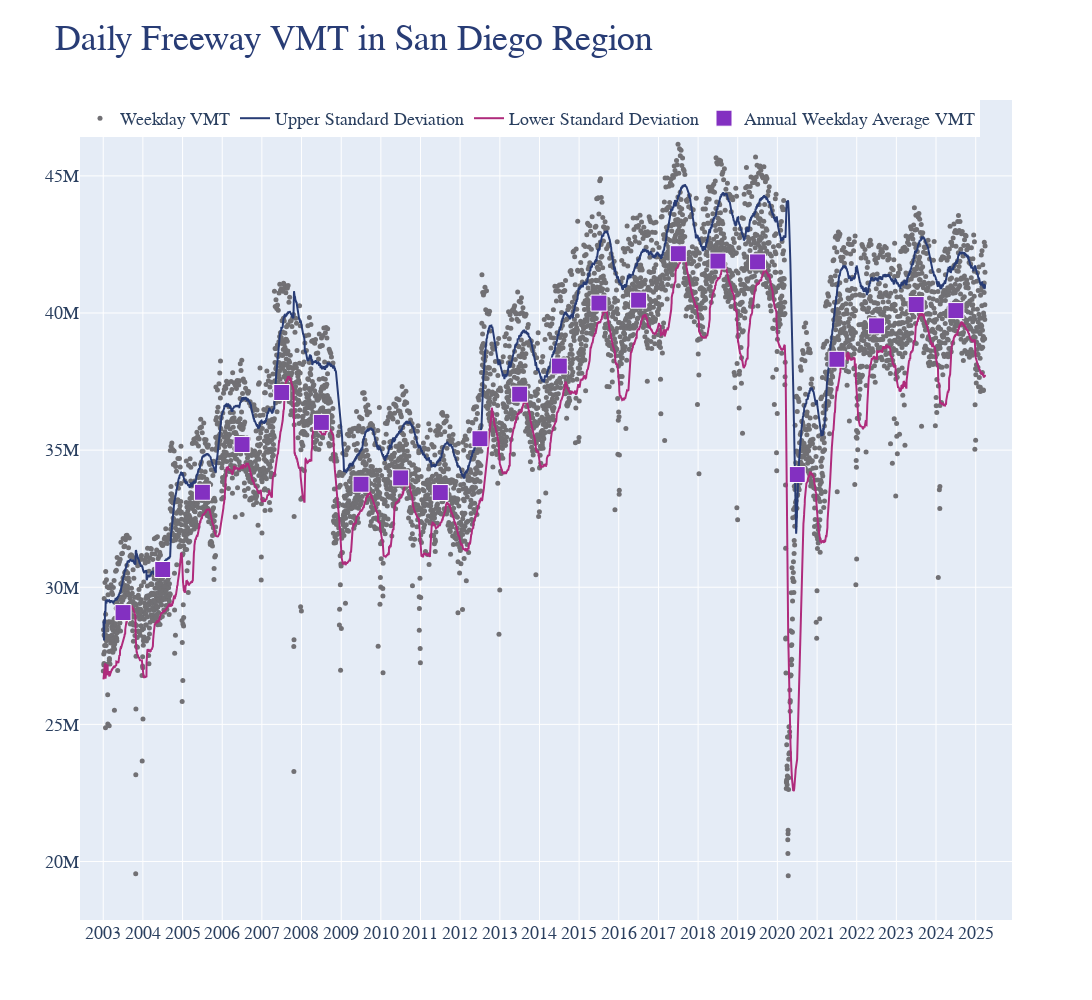

This figure's notebook cell:
### Code cell
figure = subp.make_subplots(
    rows=1, 
    cols=1,
    specs=[
        [{"type": "scatter"}],
    ],
)
figure.update_layout(
    {
        "hoversubplots": "axis",
        "title": "Daily Freeway VMT in San Diego Region",
        "hovermode": "x",
        "height": 1000,
        "width": 1_800,
        "grid": dict(rows=2, columns=1),
    }
)

figure.add_trace(
    go.Scatter(
        x=daily_vmt.filter((~pl.col("is_weekend") & ~pl.col("is_holiday")))["date"],
        y=daily_vmt.filter((~pl.col("is_weekend") & ~pl.col("is_holiday")))["vmt"],
        mode="markers",
        name="Weekday VMT",
        marker=dict(color='#717074', size=5),
        hovertemplate="Date: %{x|%Y-%m-%d}<br>Day: %{x|%A}<br>VMT: %{y:.3s}"
    )
)

figure.add_trace(
    go.Scatter(
        x=rolling_vmt["date"],
        y=rolling_vmt["upper"],
        mode="lines",
        name="Upper Standard Deviation",
        line=dict(color="#283C75", width=2),
        hovertemplate="Date: %{x|%Y-%m-%d}<br>Day: %{x|%A}<br>VMT: %{y:.3s}",
    )
)

figure.add_trace(
    go.Scatter(
        x=rolling_vmt["date"],
        y=rolling_vmt["lower"],
        mode="lines",
        name="Lower Standard Deviation",
        line=dict(color="#AF2B7C", width=2),
        hovertemplate="Date: %{x|%Y-%m-%d}<br>Day: %{x|%A}<br>VMT: %{y:.3s}",
    )
)

figure.add_trace(
    go.Scatter(
        x=annual_weekday_average_vmt["date"],
        y=annual_weekday_average_vmt["mean"],
        mode="markers",
        name="Annual Weekday Average VMT",
        marker_symbol="square",
        marker=dict(color='#8330C1', size=16, line={"color": "white", "width": 1}),
        hovertemplate="Year: %{x|%Y}<br>Day: %{x|%A}<br>VMT: %{y:.3s}",
        xperiod="M12",
        xperiodalignment="middle"
    )
)


""" figure.add_trace(
    go.Table(
        header={
            "values": ["Statistic"] + [str(year) for year in range(2003, 2025)],
            "font": {"size": 16},
            "align": "left",
        },
        cells={
            "values": [data_table[c].to_list() for c in data_table.columns],
            "align": "left",
        },
    ),
    row=2, col=1,
)
"""

figure.update_xaxes(
    dtick="M12",
    tickformat="%Y",
    tickfont={"size": 18},
    range=["2002-06-01", "2025-12-01"],
)
figure.update_yaxes(
    tickfont={"size": 18},
)


figure.update_layout(
    hovermode='x unified',
    legend={
        "yanchor": "top",
        "y": 1.00,
        "xanchor": "left",
        "x": 0.00,
        "orientation": "h",
        "font": {"size": 18}
    },
    title={"font": {"size": 36}},
    font_family="Montserrat",
    title_font_family="Montserrat SemiBold",
    title_font_color="#283C75",
)

### Figure 1 — Plotly figure (JSON) as saved in the notebook; plotly's stock layout.template omitted (floating-point values rounded to 4 significant figures; data arrays with more than 128 entries replaced by an {"elided": "..."} marker saying what was removed)
{"data": [{"hovertemplate": "Date: %{x|%Y-%m-%d}<br>Day: %{x|%A}<br>VMT: %{y:.3s}", "marker": {"color": "#717074", "size": 5}, "mode": "markers", "name": "Weekday VMT", "type": "scatter", "x": {"elided": "5567 str values"}, "y": {"elided": "5567 float values"}}, {"hovertemplate": "Date: %{x|%Y-%m-%d}<br>Day: %{x|%A}<br>VMT: %{y:.3s}", "line": {"color": "#283C75", "width": 2}, "mode": "lines", "name": "Upper Standard Deviation", "type": "scatter", "x": {"elided": "5480 str values"}, "y": {"elided": "5480 float values"}}, {"hovertemplate": "Date: %{x|%Y-%m-%d}<br>Day: %{x|%A}<br>VMT: %{y:.3s}", "line": {"color": "#AF2B7C", "width": 2}, "mode": "lines", "name": "Lower Standard Deviation", "type": "scatter", "x": {"elided": "5480 str values"}, "y": {"elided": "5480 float values"}}, {"hovertemplate": "Year: %{x|%Y}<br>Day: %{x|%A}<br>VMT: %{y:.3s}", "marker": {"color": "#8330C1", "line": {"color": "white", "width": 1}, "size": 16, "symbol": "square"}, "mode": "markers", "name": "Annual Weekday Average VMT", "type": "scatter", "x": ["2003-01-01", "2004-01-01", "2005-01-01", "2006-01-01", "2007-01-01", "2008-01-01", "2009-01-01", "2010-01-01", "2011-01-01", "2012-01-01", "2013-01-01", "2014-01-01", "2015-01-01", "2016-01-01", "2017-01-01", "2018-01-01", "2019-01-01", "2020-01-01", "2021-01-01", "2022-01-01", "2023-01-01", "2024-01-01"], "xperiod": "M12", "xperiodalignment": "middle", "y": [29080000.0, 30650000.0, 33460000.0, 35200000.0, 37100000.0, 36010000.0, 33760000.0, 33990000.0, 33450000.0, 35420000.0, 37040000.0, 38070000.0, 40360000.0, 40470000.0, 42160000.0, 41890000.0, 41860000.0, 34110000.0, 38310000.0, 39530000.0, 40310000.0, 40090000.0]}], "layout": {"font": {"family": "Montserrat"}, "grid": {"columns": 1, "rows": 2}, "height": 1000, "hovermode": "x unified", "hoversubplots": "axis", "legend": {"font": {"size": 18}, "orientation": "h", "x": 0, "xanchor": "left", "y": 1, "yanchor": "top"}, "title": {"font": {"color": "#283C75", "family": "Montserrat SemiBold", "size": 36}, "text": "Daily Freeway VMT in San Diego Region"}, "width": 1800, "xaxis": {"anchor": "y", "domain": [0, 1], "dtick": "M12", "range": ["2002-06-01", "2025-12-01"], "tickfont": {"size": 18}, "tickformat": "%Y"}, "yaxis": {"anchor": "x", "domain": [0, 1], "tickfont": {"size": 18}}}}
